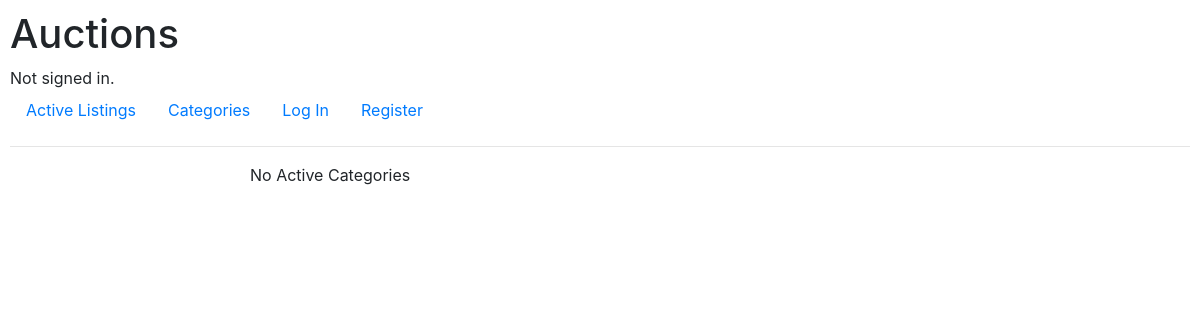
/categories, run on an earlier commit of the app's database.
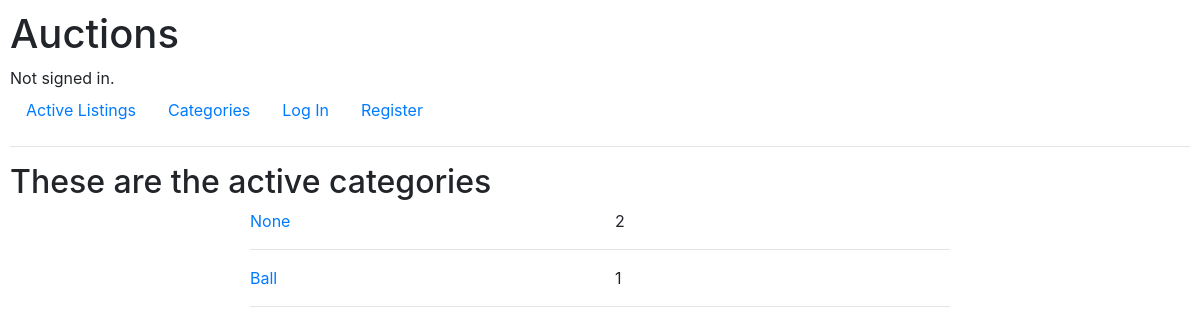
And on a later commit of the database.
### auctions/models.py (models this page shows, shortened)
class Category(models.Model):
    category = models.CharField(max_length=20, unique=True)

### auctions/views.py (the view)
# urls.py: path("categories", views.categories, name="categories"),
def categories(request):
    categories = {item.category for item in Listing.objects.all()}
    categories = [(item, len(Listing.objects.filter(category = item))) for item in categories]
    pick = "These are the active categories" if (categories) else ""
    return render(request, "auctions/categories.html", {
        "categories": categories,
        "pick":pick
    })

### auctions/templates/auctions/categories.html (shortened to what this page needs)
{% extends "auctions/layout.html" %}
{% load static %}
{% block body %}
        <h2>{{pick}}</h2>
        <section class="main">
            {% for category, length in categories %}
                <div class="row">
                    <div class="col-sm"><a href="{% url 'category' category.category %}">{{category.category}}</a></div>
                    <div class="col-sm">{{length}}</div>
                </div>
                <hr>
            {% empty %}
                No Active Categories
            {% endfor %}
        </section>
{% endblock %}

What changed in the data, as far as the page shows it:
now on this page (row unchanged): Category: category "None", length "2"
added Category: category "Ball", length "1"
Also different on the page:
{{ pick }}: (not shown) → "These are the active categories"
text no longer shown: "No Active Categories"
